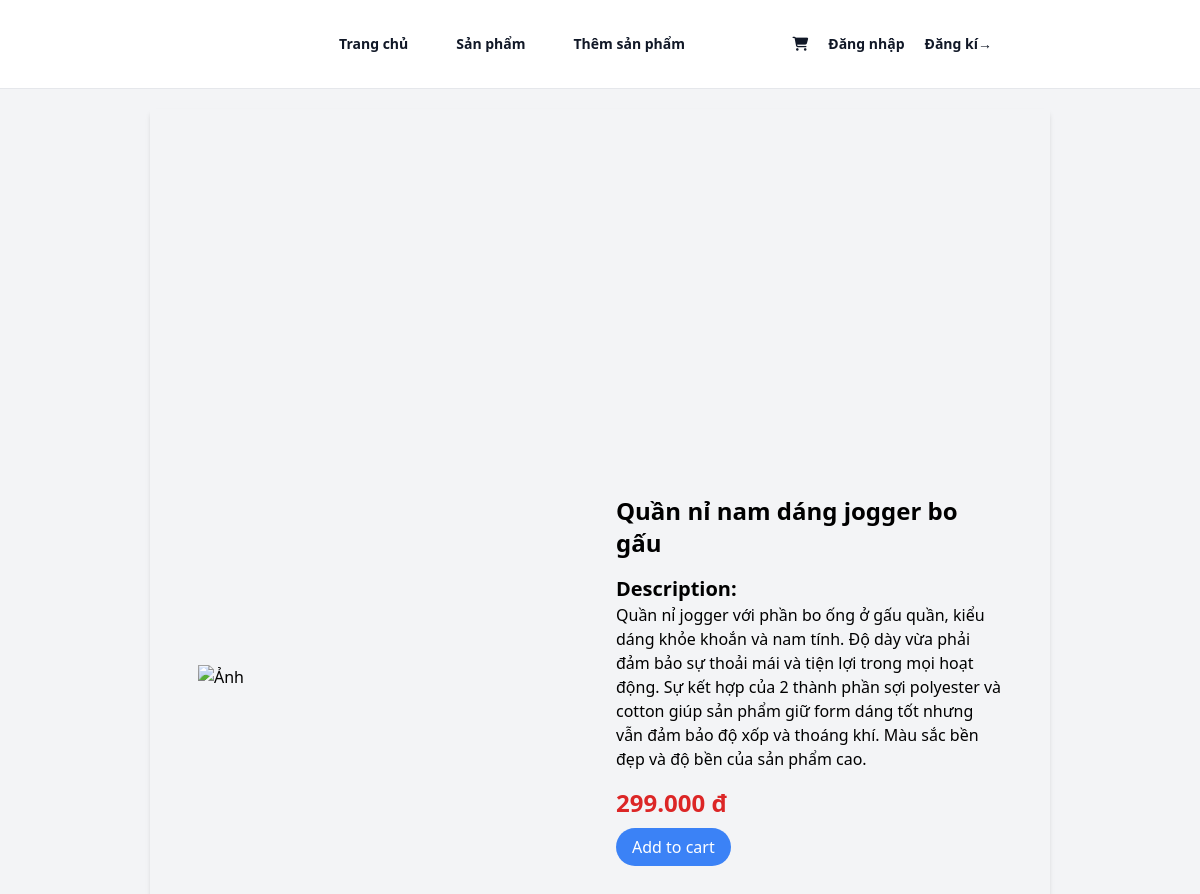
The page /detail/2/ on the database its author committed.
### home/models.py (models this page shows, shortened)
class Item(models.Model):
    name = models.CharField(max_length=100)
    price = models.DecimalField(max_digits=10, decimal_places=2)
    description = models.TextField()
    image_link = models.ImageField()
    created_at = models.DateTimeField(auto_now_add=True)
    created_by = models.ForeignKey(User, related_name='items', on_delete=models.CASCADE)
    category = models.ForeignKey(Category, related_name='items', on_delete=models.CASCADE)
    class Meta:
        ordering = ('name',)
        verbose_name_plural = 'Items'

### home/views.py (the view)
# urls.py: path('detail/<int:pk>/', views.detail, name = 'detail'),
def detail(request, pk):
    item = get_object_or_404(Item, pk=pk)
    return render(request, 'home/detail.html',{
        'item': item,
    })

### home/template/home/detail.html (shortened to what this page needs)
{% extends 'home/base.html' %}
{% block content %}
<div class="bg-gray-100 min-h-screen flex justify-center">
    <div class="w-full p-4 lg:p-8 shadow-md lg:w-3/4 lg:flex lg:items-center lg:mx-auto mt-5">
        <div class="lg:w-1/2 p-4">
            {% if 'http' in item.image_link.url %}
            {% with https_url=item.image_link.url|slice:'16:'|safe %}
                <img src="https://{{ https_url }}" alt="Ảnh" class="w-full h-auto">
            {% endwith %}
            {% else %}
            <img src="{{ item.image_link.url }}" alt="Product" class="w-full h-auto">
            {%endif%}
        </div>
        <div class="lg:w-1/2 p-4">
            <h1 class="text-2xl font-bold">{{item.name}}</h1>
            <div class="mt-4">
                <h2 class="text-xl font-semibold">Description:</h2>
                <p>{{item.description}}</p>
            </div>
            <div class="mt-4">
                <p class="text-2xl text-red-600 font-semibold">{{item.price|floatformat:3}} đ</p>
            </div>
            <div class="mt-4">
                <a href="{% url 'Cart:cart_add' item.id %}" class="bg-blue-500 text-white py-2 px-4 rounded-full">Add to cart</a>
            </div>
        </div>
    </div>
</div>
{% endblock %}

### home/template/home/base.html (shortened to what this page needs)
<!DOCTYPE html>
<html lang="en">
<head>
  <script src="https://cdn.tailwindcss.com"></script>
  <link rel="stylesheet" href="https://cdnjs.cloudflare.com/ajax/libs/font-awesome/6.4.2/css/all.min.css"
 />
</head>
<body>
  <header class="bg-white border-b border-gray-200 shadow-md">
    <div class="container">
      <nav class="mx-auto flex max-w-7xl items-center justify-between p-6 lg:px-8" aria-label="Global">
        <div class="flex lg:flex-1">
          <a href="{% url 'home:index' %}" class="-m-1.5 p-1.5">
          </a>
        </div>
        <div class="lg:flex lg:gap-x-12">
          <a href="{% url 'home:index' %}"
            class="text-sm font-semibold leading-6 text-gray-900 hover:text-gray-500">Trang chủ</a>
          <a href="{% url 'home:product' %}"
            class="text-sm font-semibold leading-6 text-gray-900 hover:text-gray-500">Sản phẩm</a>
          <a href="{% url 'home:add_product' %}"
            class="text-sm font-semibold leading-6 text-gray-900 hover:text-gray-500">Thêm sản phẩm</a>
        </div>
        <div class="lg:flex lg:flex-1 lg:justify-end">
          <a href="{% url 'Cart:cart_detail' %}"
            class="text-sm font-semibold leading-6 text-gray-900 hover:text-gray-500"><i
              class="fa-solid fa-cart-shopping"></i></a>
          {% if user.is_authenticated %}
          <a href="{% url 'home:users-profile' %}"
            class="text-sm font-semibold leading-6 text-gray-900 hover:text-gray-500 ml-5">Trang cá nhân</a>
          <a href="{% url 'home:signout' %}"
            class="text-sm font-semibold leading-6 text-gray-900 hover:text-gray-500 ml-5">Đăng xuất</a>
          {% else %}
          <a href="{% url 'home:signin' %}"
            class="text-sm font-semibold leading-6 text-gray-900 hover:text-gray-500 ml-5">Đăng nhập</a>
          <a href="{% url 'home:register' %}"
            class="text-sm font-semibold leading-6 text-gray-900 hover:text-gray-500 ml-5 ">Đăng kí<span
              aria-hidden="true">&rarr;</span></a>
          {% endif %}
        </div>
      </nav>
    </div>
  </header>
  {% block content %}
  {% endblock %}
</body>
</html>

### rows shown on the page
Item: name "Quần nỉ nam dáng jogger bo gấu", description "Quần nỉ jogger với phần bo ống ở gấu quần, kiểu dáng khỏe khoắn và nam tính. Độ dày vừa phải đảm bảo sự thoải mái và tiện lợi trong mọi hoạt động. Sự kết hợp của 2 thành phần sợi polyester và cotton giúp sản phẩm giữ form dáng tốt nhưng vẫn đảm bảo độ xốp và thoáng khí. Màu sắc bền đẹp và độ bền của sản phẩm cao.", price "299.000"
